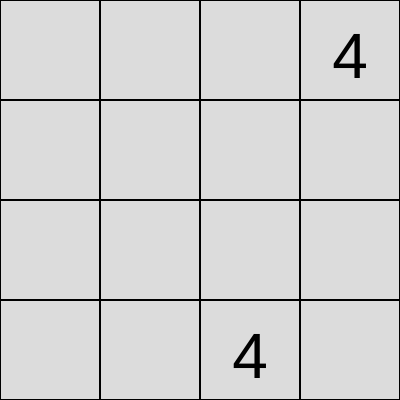
Frame 1 (no input)
Frame 60 (no input): identical to frame 1, image omitted
Frame 120 (the mouse pressed at the canvas centre since frame 60): identical to frame 1, image omitted

The p5.js sketch that drew this single still picture (run headless with seeded random() and noise() and a simulated clock; from frame 60 on, the mouse is pressed at the canvas centre):

// p5.js sketch
// ── sketch.js
let grid;
function setup() {
  createCanvas(400, 400);
	grid = [
		[0, 0, 0, 0],
		[0, 0, 0, 0],
		[0, 0, 0, 0],
		[0, 0, 0, 0],
	];

  addNumber();
  addNumber();
  console.table(grid);

}

function addNumber() {
  let options = [];
  for (let i = 0; i < 4; i++) {
    for(let j = 0; j < 4; j++){
      if(grid[i][j] === 0){
        options.push({
          x: i,
          y: j
        });
      }
    }
  } // end for loop i
  if(options.length > 0){
    let spot = random(options);
    let r = random(1);
    grid[spot.x][spot.y] = r > 0.5 ? 2 : 4;
  }
} // end function addNumber
function copyGrid(grid) {
  let extra = [
    [0, 0, 0, 0],
    [0, 0, 0, 0],
    [0, 0, 0, 0],
    [0, 0, 0, 0]
  ];
  for(let i = 0; i < 4; i++){
    for(let j = 0; j< 4; j++){
      extra[i][j] = grid[i][j];
    }
  }
  return extra;
}

function compare(a,b) {
  for(let i = 0; i < 4; i++){
    for(let j = 0; j< 4; j++){
      if (a[i][j] !== b[i][j]){
        return true;
      }
    }
  }
  return false;
}
function flip(grid){
  for(let i = 0; i < 4; i++){
    grid[i].reverse();
  }
  return grid;
}

function rotateGrid(grid) {
  let newGrid = [
    [0, 0, 0, 0],
    [0, 0, 0, 0],
    [0, 0, 0, 0],
    [0, 0, 0, 0]
  ];
  for(let i = 0; i < 4; i++){
    for(let j = 0; j< 4; j++){
      newGrid[i][j] = grid[j][i];
    }
  }
  return newGrid;
}


function keyPressed(){
  let flipped = false;
  let rotated = false;
  let played = true;
  if(keyCode === DOWN_ARROW){
    //do nothing
  }else if(keyCode === UP_ARROW){
    grid = flip(grid);
    flipped = true;
    played = true;
  } else if (keyCode === RIGHT_ARROW) {
    grid = rotateGrid(grid);
    rotated = true;
    played = true;
  } else if (keyCode === LEFT_ARROW) {
    grid = rotateGrid(grid);
    grid = flip(grid);
    rotated = true;
    flipped = true;
    played = true;
  } else{
    played = false;
  }
  if(played){
    let past = copyGrid(grid);
    for (let i = 0; i < 4; i++){
      grid[i] = operate(grid[i]);
    }
    let changed = compare(past, grid);
    if(flipped){
      grid = flip(grid);
    }
    if(rotated){
      grid = rotateGrid(grid);
      grid = rotateGrid(grid);
      grid = rotateGrid(grid);
    }
    if(changed){
      addNumber();
    }
  }
}

function operate(row) {
  row = slide(row);
  row = combine(row);
  row = slide(row);
  return row;
}

function draw() {
  background(220);
  drawGrid();

}

function slide(row) {
  let arr = row.filter(val => val);
  let missing = 4 - arr.length;
  let zeros = Array(missing).fill(0);
  arr = zeros.concat(arr);
  return arr;

}


function combine(row) {
  for(let i = 3; i >= 1; --i){
    let a = row[i];
    let b = row[i-1];
    if(a === b){
      row[i] = a + b;
      row[i-1] = 0;
    }
  }
  return row;
}

function drawGrid() {
  let w = 100;
  for(let i = 0; i < 4; i++){
    for(let j = 0; j< 4; j++){
      noFill();
      strokeWeight(2);
      stroke(0);
      rect(i*w, j*w, w, w);
      let val = grid[i][j];
      if(grid[i][j] !== 0){
        textAlign(CENTER, CENTER);
        textSize(64);
        fill(0);
        noStroke();
        text(val, (i*w) + (w/2), (j*w) + (w/2) + 10);

      }
    }
  }
}
